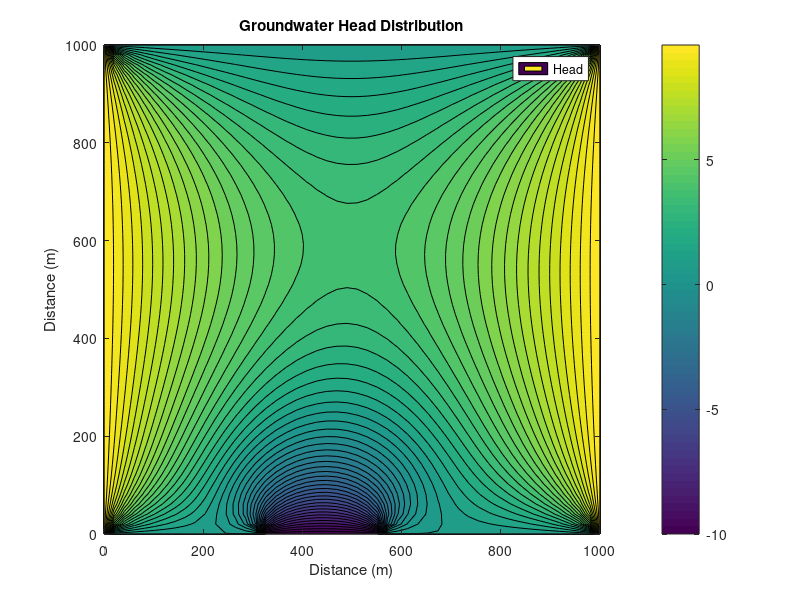

MATLAB code to generate this figure:
% Parameters
nx = 50;            % Number of grid points in x-direction
ny = 50;            % Number of grid points in y-direction
Lx = 1000;          % Length of the domain in x (m)
Ly = 1000;          % Length of the domain in y (m)
K = 1e-2;           % Hydraulic conductivity (m/s)

% Discretization
dx = Lx / (nx - 1); % Grid spacing in x
dy = Ly / (ny - 1); % Grid spacing in y
x = linspace(0, Lx, nx);
y = linspace(0, Ly, ny);
h = ones(ny, nx);   % Initialize head matrix

% Boundary Conditions
h(:, 1) = 10;       % Left boundary fixed head
h(:, end) = 10;      % Right boundary fixed head

% Well Locations
h(1, 17:28) = -10;

% Finite Difference Solution
for iter = 1:1000
    h_old = h;
    for i = 2:nx-1
        for j = 2:ny-1
                % Standard finite difference calculation
                h(j, i) = (h_old(j, i+1) + h_old(j, i-1) + h_old(j+1, i) + h_old(j-1, i)) / 4;
        end
    end
    if max(max(abs(h - h_old))) < 1e-5
        break;
    end
end

% Visualization
figure;
contourf(x, y, h, 50);
colorbar;
title('Groundwater Head Distribution');
xlabel('Distance (m)');
ylabel('Distance (m)');
hold on;
legend('Head');
